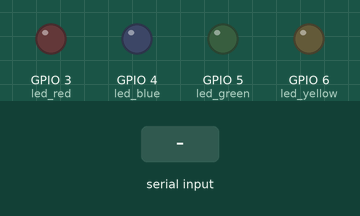
The sketch below on a simulated ESP32. Parts: output pins drawn as LEDs (lit = HIGH). The inputs (shaded band) are chosen by the test bench. Nothing arrives over Bluetooth unless stated; what the sketch prints to the serial monitor is not drawn.

Above: at 1.2 s.
1.3 s: "1" received over the second serial link
At 2.4 s:
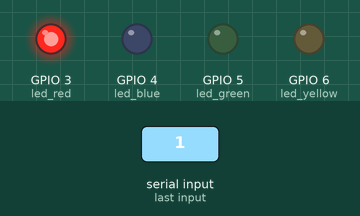
2.8 s: "3" received over the second serial link
At 3.9 s:
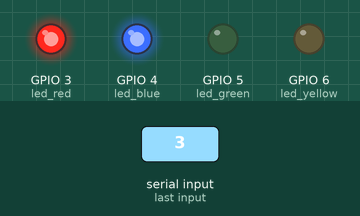
4.3 s: "2" received over the second serial link
At 4.6 s:
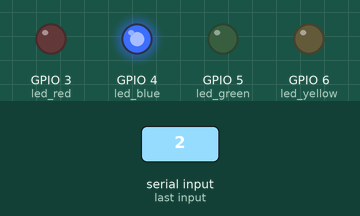
5.8 s: "5" received over the second serial link
At 6.1 s:
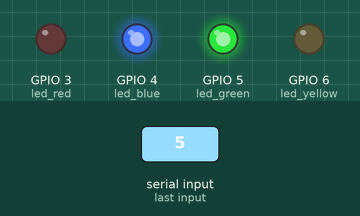
7.3 s: "4" received over the second serial link
At 8.0 s:
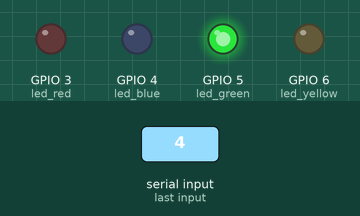
8.8 s: "7" received over the second serial link
At 9.5 s:
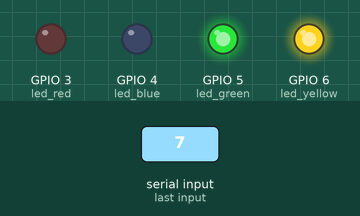
Timing chart, 0 to 11.3 s (numbered marks = the images above; inputs shaded):
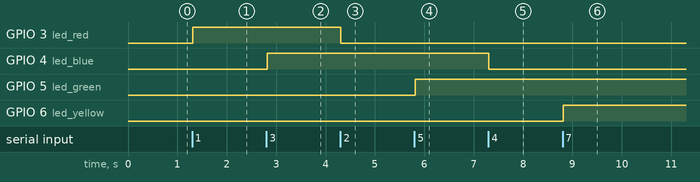

Measured:
- after the input at 1.3 s, GPIO 3 (led_red): LOW → HIGH at once
- after the input at 2.8 s, GPIO 4 (led_blue): LOW → HIGH at once
- after the input at 4.3 s, GPIO 3 (led_red): HIGH → LOW at once
- after the input at 5.8 s, GPIO 5 (led_green): LOW → HIGH at once
- after the input at 7.3 s, GPIO 4 (led_blue): HIGH → LOW at once
- after the input at 8.8 s, GPIO 6 (led_yellow): LOW → HIGH at once

The sketch:

06._Bluetooth_led_control.ino
```cpp
/******************************************************************************************
* FileName: 06._Bluetooth_led_control
* Description : 블루투스를 이용하여 LED 컨트롤하는 예제
* Author : 위대원
* Created Date : 2021.06.02
* Reference :
* modified : 2021.06.02 : WDW : 헤더 수정
******************************************************************************************/
// 시리얼 통신으로 제어
#include "BluetoothSerial.h"

#define led_red D2                   // 빨강 LED
#define led_blue D3                  // 파랑 LED
#define led_green D4                 // 초록 LED
#define led_yellow D5                // 노랑 LED

BluetoothSerial SerialBT;


void setup() {
  Serial.begin(115200);              // 통신 속도

  pinMode(led_red, OUTPUT);          // 핀모드 설정
  pinMode(led_blue, OUTPUT);         // 핀모드 설정
  pinMode(led_green, OUTPUT);        // 핀모드 설정
  pinMode(led_yellow, OUTPUT);       // 핀모드 설정

  SerialBT.begin("your_name");       // 자신의 이름을 적어주세요 !
  Serial.println("The device started, now you can pair it with bluetooth!");
}


void loop() {
  char cmd;

  if(SerialBT.available()){          // 입력받은 값을 저장하고 입력 받은 값 출력
    cmd =(char)SerialBT.read();
    Serial.print("입력값 = ");
    Serial.println(cmd);
  }

  if(cmd == '1'){                    // 1 입력되었을 때 빨강색 LED 켜기
    Serial.println("빨강 온 !!!!");
    digitalWrite(led_red, HIGH);
  }
  if(cmd == '2'){                    // 2 입력되었을 때 빨강색 LED 끄기
    Serial.println("빨강 오프 !!");
    digitalWrite(led_red, LOW);
  }

  if(cmd == '3'){                    // 3 입력되었을 때 파랑색 LED 켜기
    Serial.println("파랑 온 !!!!");
    digitalWrite(led_blue, HIGH);
  }
  if(cmd == '4'){                    // 4 입력되었을 때 파랑색 LED 끄기
    Serial.println("파랑 오프 !!");
    digitalWrite(led_blue, LOW);
  }

  if(cmd == '5'){                    // 5 입력되었을 때 초록색 LED 켜기
    Serial.println("초록 온 !!!!");
    digitalWrite(led_green, HIGH);
  }
  if(cmd == '6'){                    // 6 입력되었을 때 초록색 LED 끄기
    Serial.println("초록 오프 !!");
    digitalWrite(led_green, LOW);
  }

  if(cmd == '7'){                    // 7 입력되었을 때 노랑색 LED 켜기
    Serial.println("노랑 온 !!!!");
    digitalWrite(led_yellow, HIGH);
  }
  if(cmd == '8'){                    // 9 입력되었을 때 노랑색 LED 끄기
    Serial.println("노랑 오프 !!");
    digitalWrite(led_yellow, LOW);
  }
  delay(20);                         // 0.02초 대기
}
//┌────────────────────────────────┐
//│                                                    │
//│     (주)한국공학기술연구원 http://et.ketri.re.kr       │
//│                                                    │
//└────────────────────────────────┘
```
